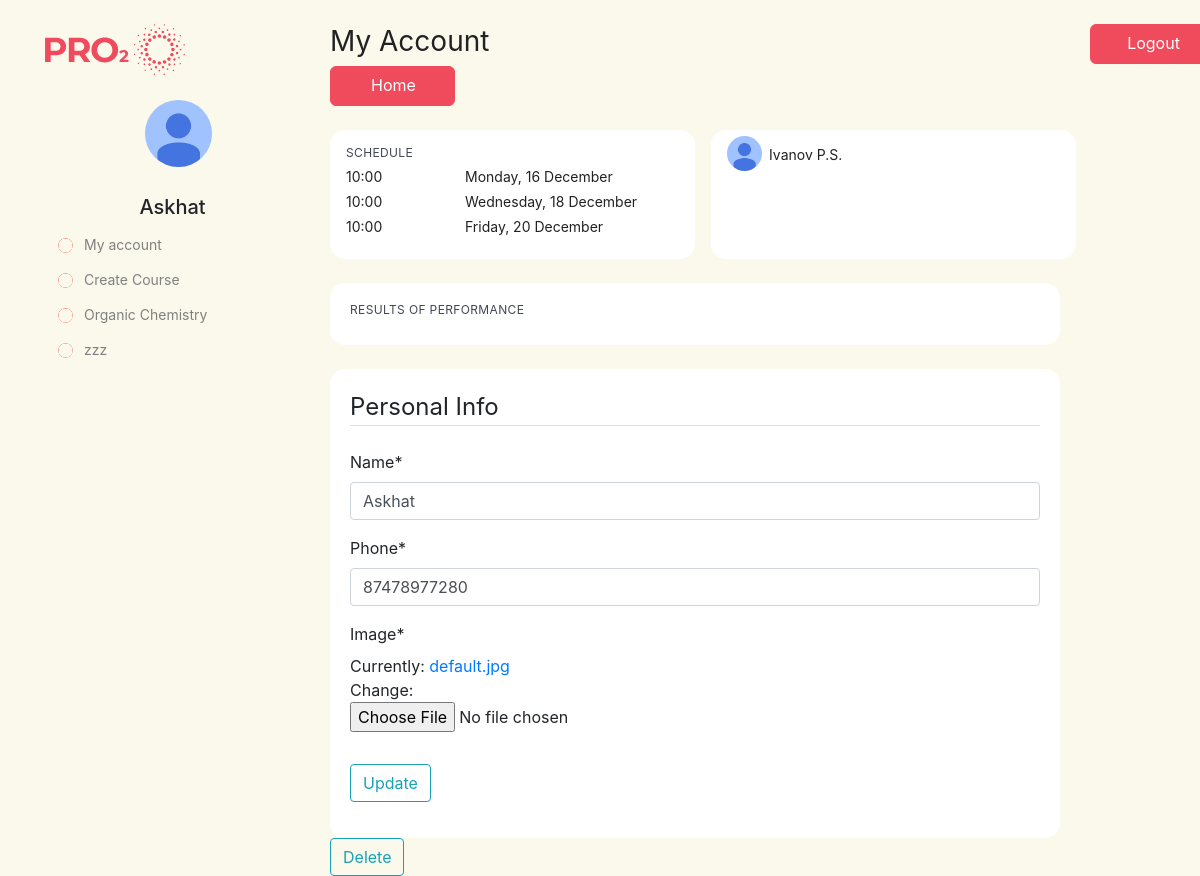
The page /personal-page/ (signed in) on the database as committed earlier.
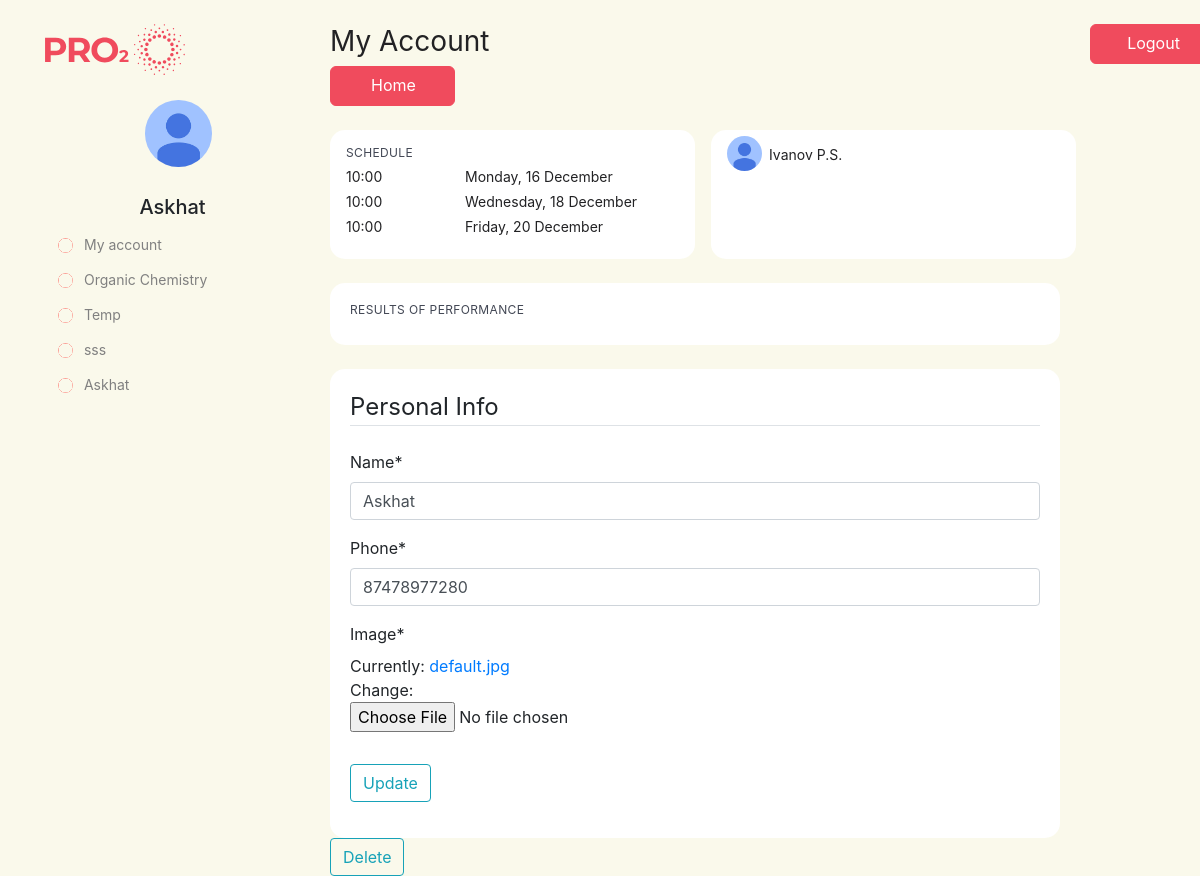
The same page on the database as committed later.
### main/models.py (models this page shows, shortened)
class Person(AbstractBaseUser, PermissionsMixin):
    name = models.CharField(max_length=50)
    email = models.EmailField(_('email address'),  primary_key=True)
    password = models.CharField(max_length=1000)
    phone = models.CharField(max_length=25)
    person_type = models.BooleanField(default=False)
    is_paid = models.BooleanField(default=False)
    is_staff = models.BooleanField(default=False)
    is_god = models.BooleanField(default=False)
    image = models.ImageField(default='default.jpg', upload_to='profile_pics')
    is_active = models.BooleanField(default=True)
    is_admin = models.BooleanField(default=False)
    USERNAME_FIELD = 'email'
    REQUIRED_FIELDS = ['name','password','phone',person_type]
    objects = CustomUserManager()

class CourseTaken(models.Model):
    user_email = models.CharField(max_length=100)
    course_name = models.CharField(max_length=100)
    is_paid = models.BooleanField(default=False)

### main/views.py (the view)
# urls.py: path('personal-page/',views.personal_page, name='main-personal_page'),
@login_required
def personal_page(request):
    if request.POST.get('delete', None) != None :
        Person.objects.filter(email=request.user.email).first().delete()
        messages.success(request, f'Your account deleted')
        return redirect('main-home')
    if request.method == 'POST':
        p_form = PersonUpdateForm(request.POST,
                                   request.FILES,
                                   instance=request.user)
        if p_form.is_valid():
            p_form.save()
            messages.success(request, f'Your account has been updated!')
            return redirect('main-personal_page')
    else:
        courses = CourseTaken.objects.filter(user_email = request.user.email)
        p_form = PersonUpdateForm(instance=request.user)
    context = {
        'p_form' : p_form ,
        'courses' : courses
    }
    return render(request, 'main/personal.html', context)

### users/forms.py
class PersonUpdateForm(forms.ModelForm):
    class Meta:
        model = Person
        fields = ['name','phone','image']

### main/templates/main/personal.html (shortened to what this page needs)
{% extends "main/base.html" %}
{% load static %}
{% load crispy_forms_tags %}
{% block title %}
    <link rel="stylesheet" type="text/css" href="{% static 'main/personal.css' %}">
{% endblock %}
{% block content %}
    <br/>
    <div class="row padding">
        <div class="col-lg-3 left-side">
            <img src="/media/Logo.svg" class="img-fluid">
            <br/>
            <div class="media photo">
                <img class="rounded-circle account-img custom-img" src="{{ user.image.url }}">
            </div>
            <h5 class="center">{{user.name}}</h5>
            <a href="{% url 'main-personal_page' %}" class="btn btn-primary btn-custom"><img class="rounded-circle account-img custom-img-xs" src="/media/circle.png">
                <span class="en-text">&ensp; My account</span>
            </a>
            {% if user.is_god %}
                <a href="{% url 'create-course' %}" class="btn btn-primary btn-custom"><img class="rounded-circle account-img custom-img-xs" src="/media/circle.png">
                    <span class="en-text">&ensp; Create Course</span>
                </a>
            {% endif %}
            {% if user.is_paid %}
                {% for course in courses %}
                    {% if course.is_paid %}
                        <a href="{% url 'course-my' %}" id = "{{course.course_name}}" type ="button" class="btn btn-primary btn-custom course-list"><img class="rounded-circle account-img custom-img-xs" src="/media/circle.png">
                            <span class="en-text">&ensp; {{ course.course_name }}</span>
                        </a>
                    {% endif %}
                {% endfor %}
            {% endif %}
        </div>
        <div class="col-lg-8 right-side">
            <div class="form-inline">
            <h2 class="my-account">
                <span class="en-text">My Account&emsp;&emsp;&emsp;&emsp;&emsp;&emsp;&emsp;&emsp;&emsp;&emsp;&emsp;&emsp;&emsp;&emsp;&emsp;&emsp;</span>
            </h2>
            <a href="{% url 'main-home' %}" class="btn btn-primary btn-red">
                <span class="en-text">Home</span>
            </a>
            </div>
            <br/>
            <div class="wrapper">
                <div class="white-back">
                    <h5 class="text-left header">
                        <span class="en-text">SCHEDULE</span>
                    </h5>
                    <h5 class="text-left text-inside">
                        10:00
                        <span class="tab">Monday, 16 December</span>
                    </h5>
                    <h5 class="text-left text-inside">
                        10:00<span class="tab">Wednesday, 18 December</span>
                    </h5>
                    <h5 class="text-left text-inside">
                        10:00<span class="tab">Friday, 20 December</span>
                    </h5>
                </div>
                <div class="media white-back">
                        <img class="rounded-circle account-img custom-img-small" src="/media/default.jpg">
                        <h5 class="name">&ensp;Ivanov P.S.</h5>
                </div>
            </div>
                <br/>
                <div class="result white-back">
                    <h5 class="text-left header">
                        <span class="en-text">RESULTS OF PERFORMANCE</span>
                    </h5>
                </div>
                <br/>
                <div class="result white-back">
                    <form method="POST" enctype="multipart/form-data">
                        <fieldset class="form-group">
                            <legend class="border-bottom mb-4">
                                <span class="en-text">Personal Info</span>
                            </legend>
                            {{ p_form|crispy }}
                        </fieldset>
                        <div class="form-group">
                            <button class="btn btn-outline-info" type="submit">
                                <span class="en-text">Update</span>
                            </button>
                        </div>
                    </form>
                </div>
                <form method="POST" enctype="multipart/form-data">
                    <button class="btn btn-outline-info" type="submit">
                        <span class="en-text">Delete</span>
                    </button>
                </form>
        </div>
        <div class="col-lg-1">
            <a href="{% url 'logout' %}" class="btn btn-primary btn-red">
                <span class="en-text">Logout</span>
            </a>
        </div>
    </div>
{% endblock content %}

### main/templates/main/base.html (shortened to what this page needs)
{% load static %}
<!DOCTYPE html>
<html lang="en">
<head>
    <link rel="stylesheet" href="https://maxcdn.bootstrapcdn.com/bootstrap/4.0.0/css/bootstrap.min.css">
    {% block title %}{% endblock %}
</head>
<body>
    <div class="container">
        {% block content %}{% endblock %}
    </div>
</body>
</html>

### main/static/main/personal.css (style rules this page uses)
body { background-color: #faf9eb; }
.left-side { background-color: #faf9eb; }
.right-side { background-color: #faf9eb; }
.custom-img { max-height: 200px; max-width: 200px; width: 70%; height: 70%; width: auto; position:relative; left: +100px; }
.custom-img-small { max-height: 35px; max-width: 35px; width: 70%; height: 70%; width: auto; position:relative; top: -10px; }
.custom-img-xs { max-height: 15px; max-width: 15px; width: 70%; height: 70%; width: auto; position:relative; top: +1px; }
.center { text-align: center; }
.btn-custom { background-color: #faf9eb; color: gray; border-color: #faf9eb; position: static; font-family: Museo Sans Cyrl 500; font-style: normal; font-weight: normal; font-size: 14px; display: flex; align-items: center; flex: none; order: 1; align-self: center; }
.wrapper { display: grid; grid-gap:1em; grid-template-columns: 50% 50%; }
.wrapper > div { padding: 1em; }
.text-left { text-align: left; }
.text-inside { left: 50.36%; right: 42.03%; top: 13.9%; bottom: 84.4%; font-family: Museo Sans Cyrl 500; font-style: normal; font-weight: normal; font-size: 14px; line-height: 17px; display: flex; align-items: center; text-align: right; color: #222224; }
.tab { position:absolute; left:150px; }
.white-back { background-color: white; border-radius: 15px; padding: 20px; }
.result { grid-column: 1/3; }
.btn-red { left: 0px; right: 0px; top: 0px; bottom: 0px; width: 125px; height: 40px; padding-right: 10px; background: #F04B5D; border-radius: 6px; border-color: #F04B5D; }
.my-account { left: 39.32%; right: 52.81%; top: 2.6%; bottom: 94%; font-family: Museo Sans Cyrl 500; font-style: normal; font-weight: normal; font-size: 28px; line-height: 34px; display: flex; align-items: center; color: #222224; }
.header { left: 40.47%; right: 56.15%; top: 9.8%; bottom: 88.7%; font-family: Museo Sans Cyrl 500; font-style: normal; font-weight: normal; font-size: 12px; line-height: 14px; display: flex; align-items: center; letter-spacing: 0.03em; text-transform: uppercase; color: #424754; }
.name { left: 64.22%; right: 32.4%; top: 10%; bottom: 88.3%; font-family: Museo Sans Cyrl 500; font-style: normal; font-weight: normal; font-size: 14px; line-height: 17px; display: flex; align-items: center; color: #222224; }
.photo { width: 120px; height: 120px; left: 490px; top: 114px; padding-top: 25px; }

Rows that differ between the two databases and show on the page:
no longer on this page (row edited): CourseTaken: is_paid True (drawn), course_name "zzz"
changed Person "Askhat": is_god True → False (drawn)
added CourseTaken: is_paid True (drawn), course_name "Temp"
added CourseTaken: is_paid True (drawn), course_name "sss"
added CourseTaken: is_paid True (drawn), course_name "Askhat"
Other text that changed with them:
text no longer shown: "Create Course"
